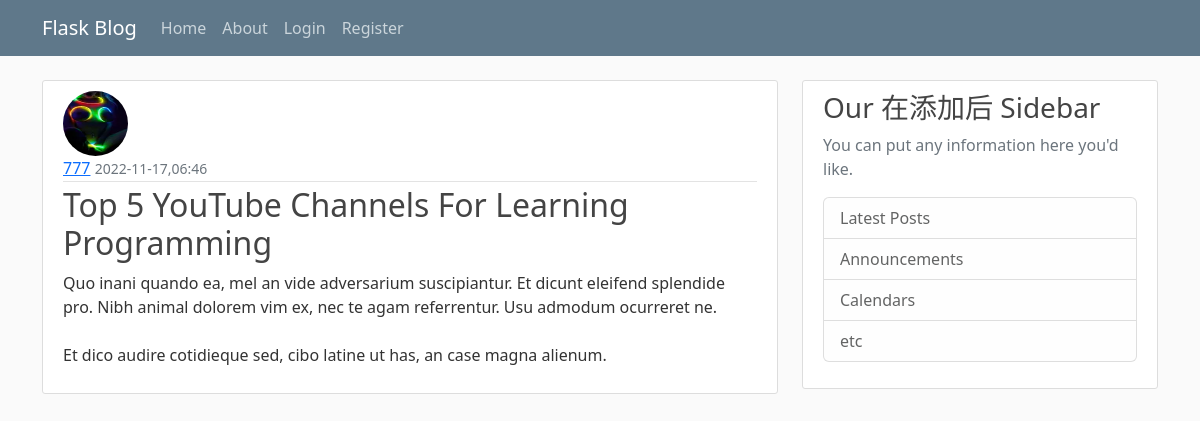
The page /post/29 on the database its author committed.
### flaskblog/models.py (models this page shows, shortened)
class User(db.Model,UserMixin):
    id = db.Column(db.Integer,primary_key=True)
    username = db.Column(db.String(20),unique=True,nullable=False)
    email = db.Column(db.String(120),unique=True,nullable=False)
    image_file = db.Column(db.String(20),nullable=False,default='default.jpg')
    password = db.Column(db.String(60),nullable=False)
    posts = db.relationship('Post',backref='author',lazy=True)

class Post(db.Model):
    id = db.Column(db.Integer,primary_key=True)
    title = db.Column(db.String(100),nullable=True)
    date_posted = db.Column(db.DateTime,nullable=False,default=datetime.utcnow)
    content = db.Column(db.Text,nullable=False)
    user_id = db.Column(db.Integer,db.ForeignKey('user.id'),nullable=False)

### flaskblog/routes.py (the view)
@app.route("/post/<int:post_id>")
def post(post_id):
    post = Post.query.get_or_404(post_id,"输入的flask页面错误缺失")
    return render_template('post.html',title=post.title,post=post)

### flaskblog/templates/post.html (shortened to what this page needs)
{% extends "layout.html" %}
{% block content %}
    <article class="media content-section">
        <img class="rounded-circle article-img" src="{{ url_for('static',filename='profile_pics/' + post.author.image_file) }}">
        <div class="media-body">
            <div class="article-metadata">
                <a class="mr-2" href="{{url_for('user_posts',username=post.author.username) }}">{{ post.author.username }}</a>
                <small class="text-muted">{{ post.date_posted.strftime('%Y-%m-%d,%H:%M') }}</small>
            </div>
            <h2 class="article-title">{{ post.title }}</h2>
            <p class="article-content">{{ post.content }}</p>
        </div>
    </article>
{% endblock content %}

### flaskblog/static/main.css (style rules this page uses)
body { background: #fafafa; color: #333333; margin-top: 5rem; }
h1, h2, h3, h4, h5, h6 { color: #444444; }
.content-section { background: #ffffff; padding: 10px 20px; border: 1px solid #dddddd; border-radius: 3px; margin-bottom: 20px; }
.article-title { color: #444444; }
.article-content { white-space: pre-line; }
.article-img { height: 65px; width: 65px; margin-right: 16px; }
.article-metadata { padding-bottom: 1px; margin-bottom: 4px; border-bottom: 1px solid #e3e3e3 }

### rows shown on the page
User: image_file (picture), author.username "777"
Post: date_posted "2022-11-17,06:46", title "Top 5 YouTube Channels For Learning Programming", content "Quo inani quando ea, mel an vide adversarium suscipiantur. Et dicunt eleifend splendide pro. Nibh animal dolorem vim ex, nec te agam referrentur. Usu admodum ocurreret ne. Et dico audire cotidieque sed, cibo latine ut has, an case magna alienum."
